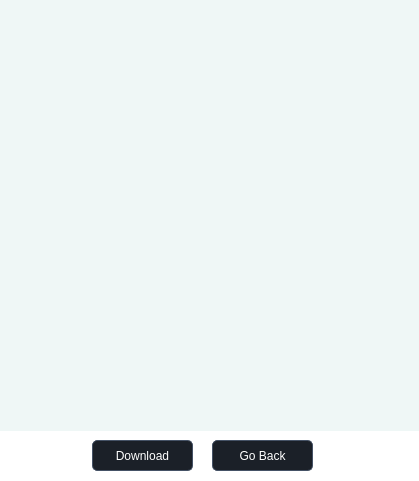
<?xml version="1.0" encoding="UTF-8"?>
<ui version="4.0">
 <class>Dialog</class>
 <widget class="QDialog" name="Dialog">
  <property name="geometry">
   <rect>
    <x>0</x>
    <y>0</y>
    <width>419</width>
    <height>481</height>
   </rect>
  </property>
  <property name="windowTitle">
   <string>Certificate</string>
  </property>
  <property name="windowIcon">
   <iconset>
    <normaloff>../assets/icons/paperclip.svg</normaloff>../assets/icons/paperclip.svg</iconset>
  </property>
  <property name="styleSheet">
   <string notr="true">background-color :white; </string>
  </property>
  <widget class="QPushButton" name="download">
   <property name="geometry">
    <rect>
     <x>92</x>
     <y>440</y>
     <width>101</width>
     <height>31</height>
    </rect>
   </property>
   <property name="styleSheet">
    <string notr="true">#download{
background-color : #1B2028;
border : 1px solid #455266 ; 
border-radius : 5px ;
color : white ; 
}
#download:hover{
background-color : #2c9cf6;
border : 1px solid #2c9cf6 ; 
} </string>
   </property>
   <property name="text">
    <string>Download</string>
   </property>
   <property name="icon">
    <iconset>
     <normaloff>../assets/icons/download.svg</normaloff>../assets/icons/download.svg</iconset>
   </property>
  </widget>
  <widget class="QPushButton" name="closedialog">
   <property name="geometry">
    <rect>
     <x>212</x>
     <y>440</y>
     <width>101</width>
     <height>31</height>
    </rect>
   </property>
   <property name="styleSheet">
    <string notr="true">#closedialog{
background-color : #1B2028;
border : 1px solid #455266 ; 
border-radius : 5px ;
color : white ; 
}
#closedialog:hover{
background-color : #2c9cf6;
border : 1px solid #2c9cf6 ; 
} </string>
   </property>
   <property name="text">
    <string>Go Back</string>
   </property>
   <property name="icon">
    <iconset>
     <normaloff>../assets/icons/arrow-left-white.svg</normaloff>../assets/icons/arrow-left-white.svg</iconset>
   </property>
  </widget>
  <widget class="QLabel" name="certificate_output">
   <property name="geometry">
    <rect>
     <x>-1</x>
     <y>0</y>
     <width>421</width>
     <height>431</height>
    </rect>
   </property>
   <property name="styleSheet">
    <string notr="true">background-color : #eff7f6 ; </string>
   </property>
   <property name="text">
    <string/>
   </property>
   <property name="scaledContents">
    <bool>true</bool>
   </property>
   <property name="alignment">
    <set>Qt::AlignCenter</set>
   </property>
  </widget>
 </widget>
 <resources/>
 <connections/>
</ui>
